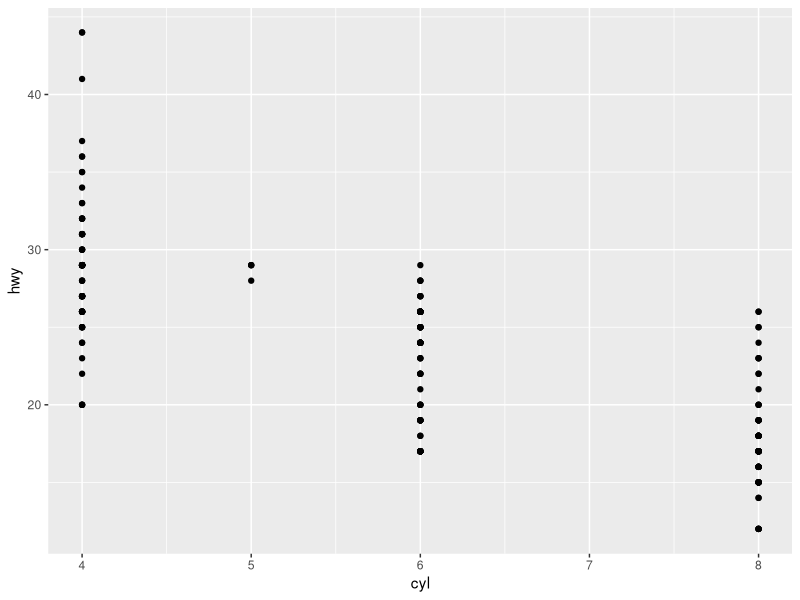
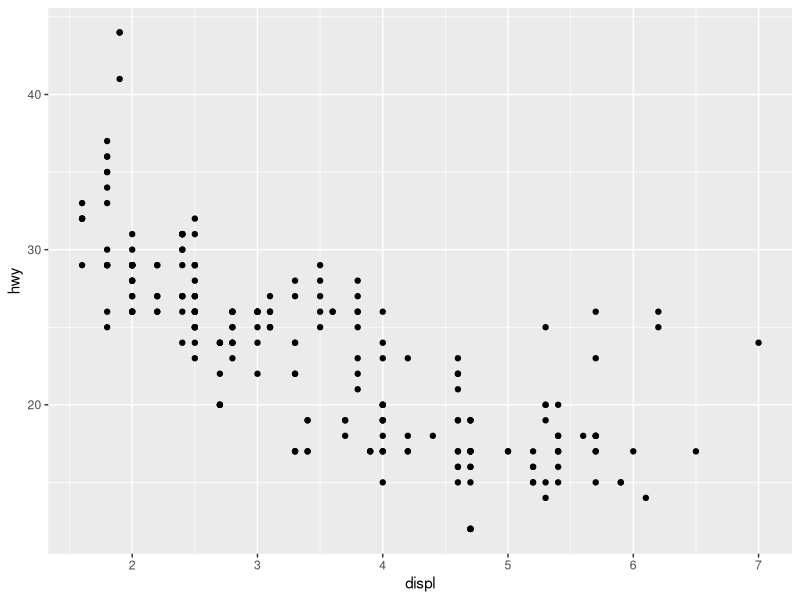
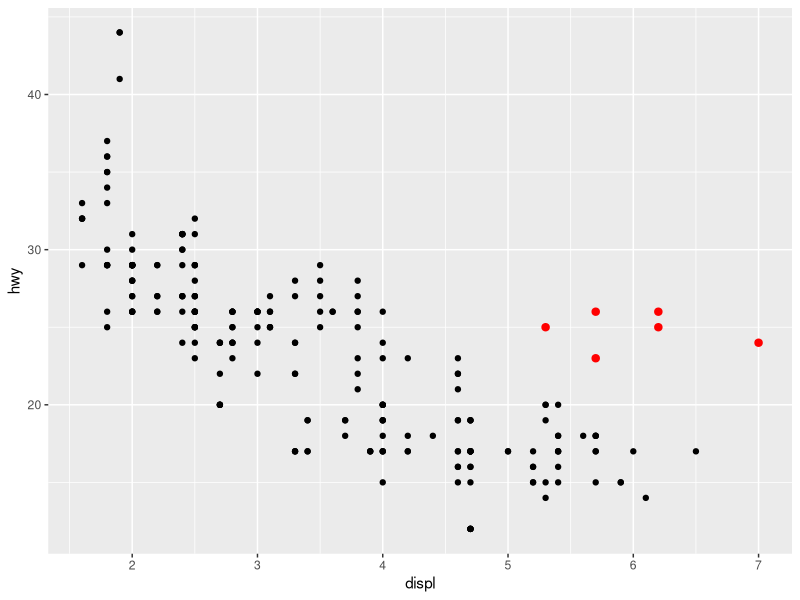
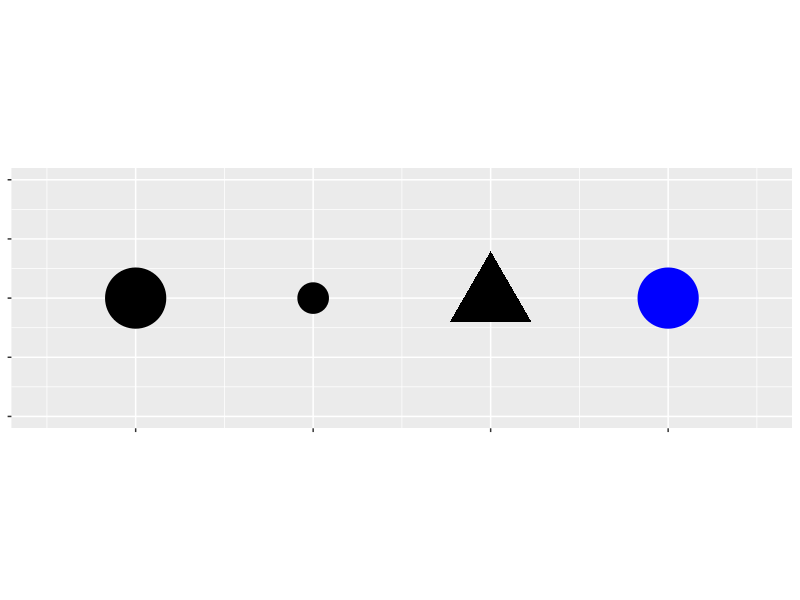
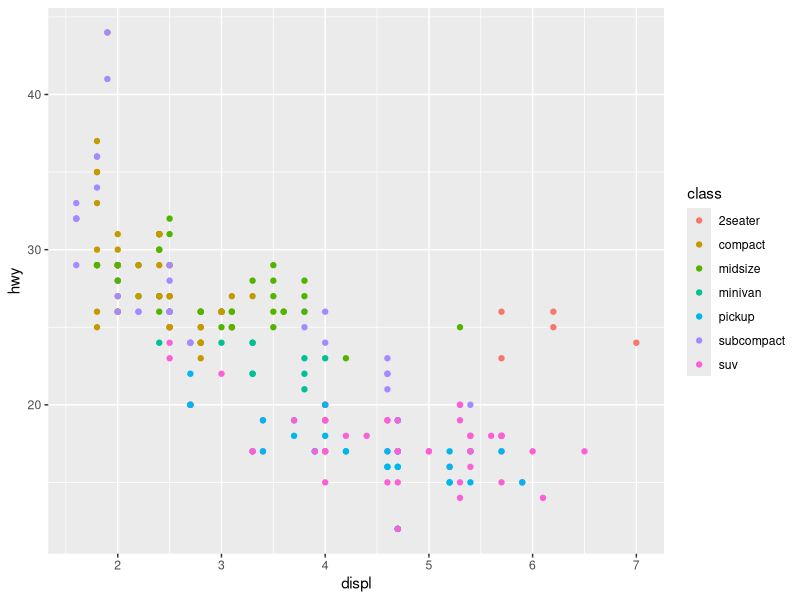
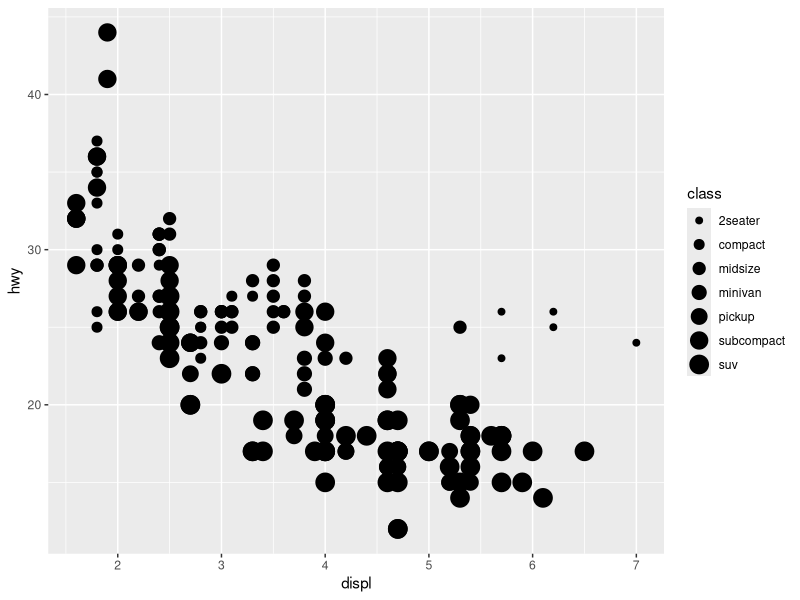
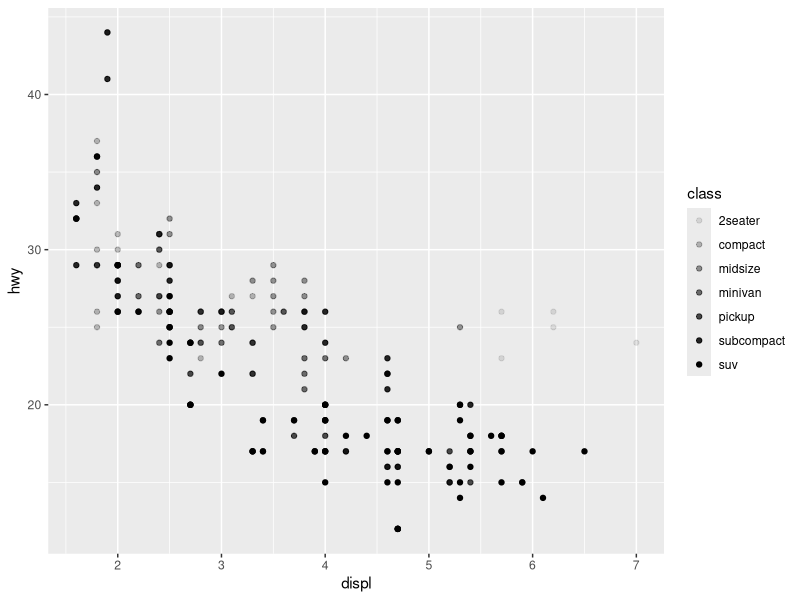
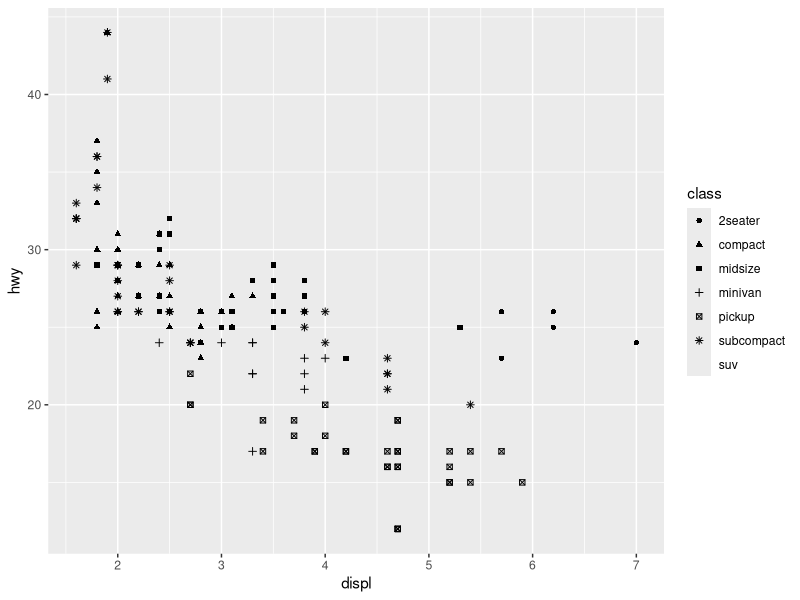

Here is the R script that generated these plots, in order:
## ---- chunk 1
library(tidyverse)
## ---- chunk 2
mpg
## ---- chunk 3
ggplot(data = mpg) + geom_point(aes(x = cyl, y = hwy))
## ---- chunk 4
ggplot(data = mpg) + 
  geom_point(mapping = aes(x = displ, y = hwy))
## ---- chunk 5
ggplot(data = mpg, mapping = aes(x = displ, y = hwy)) +
  geom_point() + 
  geom_point(data = dplyr::filter(mpg, displ > 5, hwy > 20), colour = "red", size = 2.2)
## ---- chunk 6
ggplot() +
  geom_point(aes(1, 1), size = 20) +
  geom_point(aes(2, 1), size = 10) + 
  geom_point(aes(3, 1), size = 20, shape = 17) + 
  geom_point(aes(4, 1), size = 20, colour = "blue") + 
  scale_x_continuous(NULL, limits = c(0.5, 4.5), labels = NULL) + 
  scale_y_continuous(NULL, limits = c(0.9, 1.1), labels = NULL) + 
  theme(aspect.ratio = 1/3)
## ---- chunk 7
ggplot(data = mpg) + 
  geom_point(mapping = aes(x = displ, y = hwy, color = class))
## ---- chunk 8
ggplot(data = mpg) + 
  geom_point(mapping = aes(x = displ, y = hwy, size = class))
## ---- chunk 9
# Left
ggplot(data = mpg) + 
  geom_point(mapping = aes(x = displ, y = hwy, alpha = class))

# Right
ggplot(data = mpg) + 
  geom_point(mapping = aes(x = displ, y = hwy, shape = class))
## ---- chunk 10
ggplot(data = mpg) + 
  geom_point(mapping = aes(x = displ, y = hwy), color = "blue")
## ---- chunk 11
ggplot(data = mpg) + 
  geom_point(mapping = aes(x = displ, y = hwy)) + 
  facet_wrap(~ class, nrow = 2)
## ---- chunk 12
ggplot(data = mpg) + 
  geom_point(mapping = aes(x = displ, y = hwy)) + 
  facet_grid(drv ~ cyl)
## ---- chunk 13
ggplot(data = mpg) + 
  geom_point(mapping = aes(x = displ, y = hwy))

ggplot(data = mpg) + 
  geom_smooth(mapping = aes(x = displ, y = hwy))

## ---- chunk 14
ggplot(data = mpg) + 
  geom_smooth(mapping = aes(x = displ, y = hwy, linetype = drv))
## ---- chunk 15
ggplot(data = mpg, mapping = aes(x = displ, y = hwy, color = drv)) + 
  geom_point() +
  geom_smooth(mapping = aes(linetype = drv))
## ---- chunk 16
ggplot(data = mpg) +
  geom_smooth(mapping = aes(x = displ, y = hwy))
              
ggplot(data = mpg) +
  geom_smooth(mapping = aes(x = displ, y = hwy, group = drv))
    
ggplot(data = mpg) +
  geom_smooth(
    mapping = aes(x = displ, y = hwy, color = drv),
    show.legend = FALSE
  )
## ---- chunk 17
ggplot(data = mpg) + 
  geom_point(mapping = aes(x = displ, y = hwy)) +
  geom_smooth(mapping = aes(x = displ, y = hwy))
## ---- chunk 18
ggplot(data = mpg, mapping = aes(x = displ, y = hwy)) + 
  geom_point(mapping = aes(color = class)) + 
  geom_smooth()
## ---- chunk 19
ggplot(data = mpg, mapping = aes(x = displ, y = hwy)) + 
  geom_point(mapping = aes(color = class)) + 
  geom_smooth(data = filter(mpg, class == "subcompact"), se = FALSE)
## ---- chunk 20
ggplot(data = diamonds) + 
  geom_bar(mapping = aes(x = cut))
## ---- chunk 21
ggplot(data = diamonds) + 
  stat_count(mapping = aes(x = cut))
## ---- chunk 22
    demo <- tribble(
      ~cut,         ~freq,
      "Fair",       1610,
      "Good",       4906,
      "Very Good",  12082,
      "Premium",    13791,
      "Ideal",      21551
    )
    
    ggplot(data = demo) +
      geom_bar(mapping = aes(x = cut, y = freq), stat = "identity")
## ---- chunk 23
    ggplot(data = diamonds) + 
      geom_bar(mapping = aes(x = cut, y = ..prop.., group = 1))
## ---- chunk 24
    ggplot(data = diamonds) + 
      stat_summary(
        mapping = aes(x = cut, y = depth),
        fun.ymin = min,
        fun.ymax = max,
        fun.y = median
      )
## ---- chunk 25
ggplot(data = diamonds) + 
  geom_bar(mapping = aes(x = cut, colour = cut))
ggplot(data = diamonds) + 
  geom_bar(mapping = aes(x = cut, fill = cut))
## ---- chunk 26
ggplot(data = diamonds) + 
  geom_bar(mapping = aes(x = cut, fill = clarity))
## ---- chunk 27
    ggplot(data = diamonds, mapping = aes(x = cut, fill = clarity)) + 
      geom_bar(alpha = 1/5, position = "identity")
    ggplot(data = diamonds, mapping = aes(x = cut, colour = clarity)) + 
      geom_bar(fill = NA, position = "identity")
## ---- chunk 28
    ggplot(data = diamonds) + 
      geom_bar(mapping = aes(x = cut, fill = clarity), position = "fill")
## ---- chunk 29
    ggplot(data = diamonds) + 
      geom_bar(mapping = aes(x = cut, fill = clarity), position = "dodge")
## ---- chunk 30
ggplot(data = mpg) + 
  geom_point(mapping = aes(x = displ, y = hwy))
## ---- chunk 31
ggplot(data = mpg) + 
  geom_point(mapping = aes(x = displ, y = hwy), position = "jitter")
## ---- chunk 32
    ggplot(data = mpg, mapping = aes(x = class, y = hwy)) + 
      geom_boxplot()
    ggplot(data = mpg, mapping = aes(x = class, y = hwy)) + 
      geom_boxplot() +
      coord_flip()
## ---- chunk 33
    nz <- map_data("nz")

    ggplot(nz, aes(long, lat, group = group)) +
      geom_polygon(fill = "white", colour = "black")

    ggplot(nz, aes(long, lat, group = group)) +
      geom_polygon(fill = "white", colour = "black") +
      coord_quickmap()
## ---- chunk 34
    bar <- ggplot(data = diamonds) + 
      geom_bar(
        mapping = aes(x = cut, fill = cut), 
        show.legend = FALSE,
        width = 1
      ) + 
      theme(aspect.ratio = 1) +
      labs(x = NULL, y = NULL)
    
    bar + coord_flip()
    bar + coord_polar()
## ---- chunk 35
    ggplot(data = mpg, mapping = aes(x = cty, y = hwy)) +
      geom_point() + 
      geom_abline() +
      coord_fixed()
